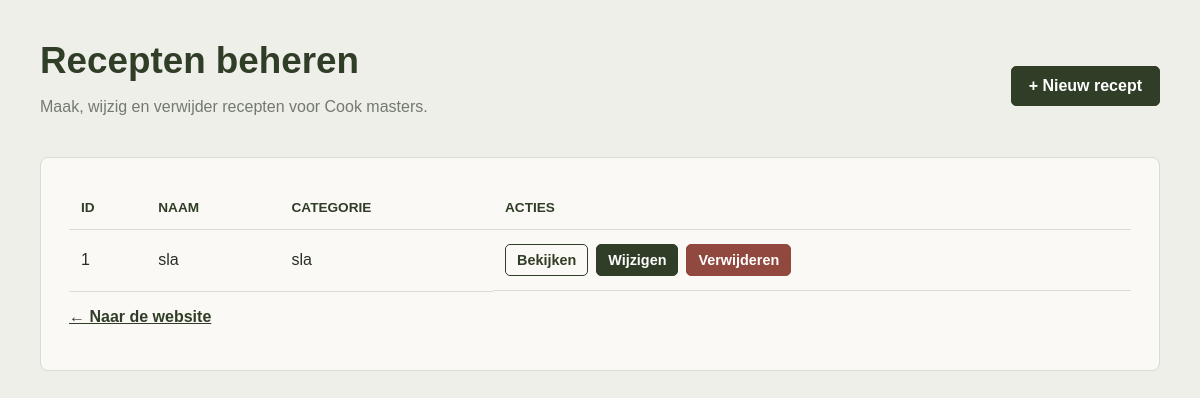
The app's page /dashboard/index.php, older data.
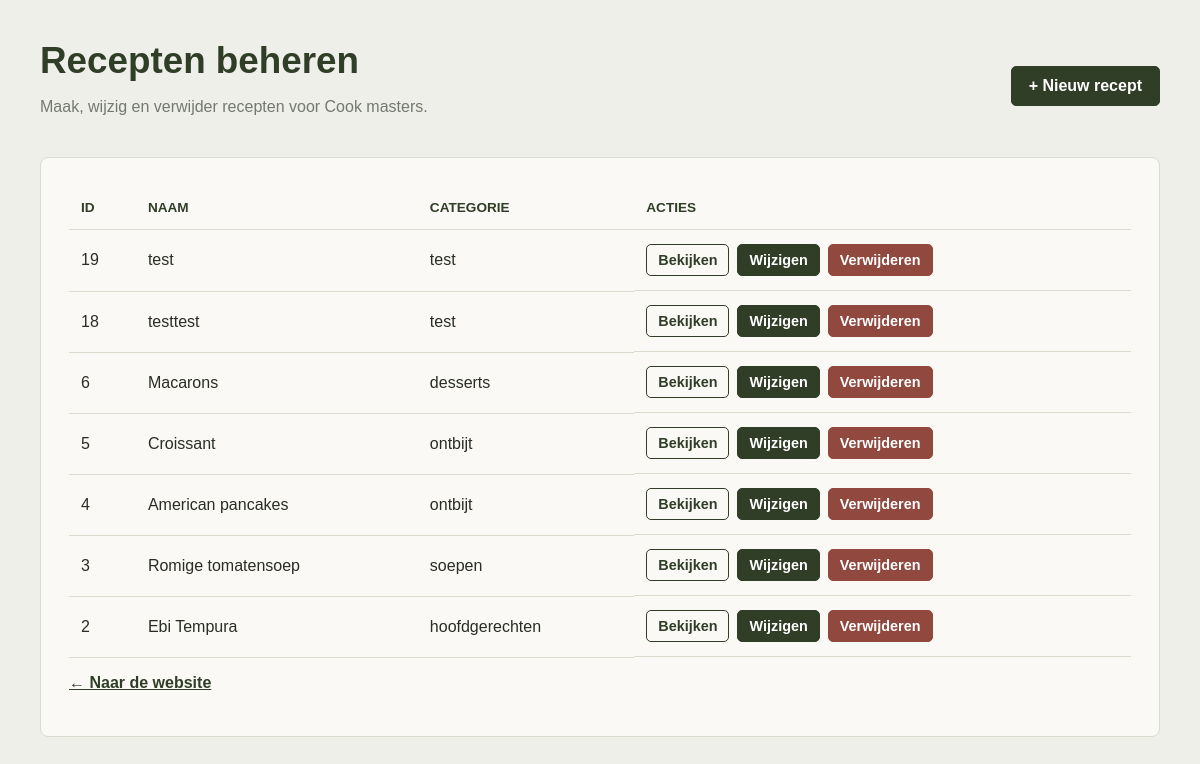
The same page, newer data.
### tables this page shows
CREATE TABLE "CRUD"
(
    ID           integer not null
        constraint Primary_Key
            primary key autoincrement,
    Name         TEXT    not null,
    Categorie    TEXT    not null,
    Benodigheden TEXT    not null,
    Voorstuk     TEXT    not null,
    StappenPlan  TEXT    not null,
    EindTekst    TEXT    not null
, Image TEXT NOT NULL DEFAULT '');

### dashboard/index.php (the view, shortened to what this page needs)
<?php
require_once __DIR__ . '/../database.php';
$recipes = $db->query('SELECT * FROM CRUD ORDER BY ID DESC')->fetchAll();
?>
<!doctype html>
<html lang="nl">
<head><meta charset="UTF-8"><meta name="viewport" content="width=device-width, initial-scale=1.0"><title>Recepten beheren</title><link rel="stylesheet" href="dashboard.css"></head>
<body>
<main class="dashboard-shell">
    <header class="dashboard-header"><div><h1>Recepten beheren</h1><p class="muted">Maak, wijzig en verwijder recepten voor Cook masters.</p></div><a class="button" href="Create/index.php">+ Nieuw recept</a></header>
    <div class="panel">
    <table class="recipe-table">
        <tr><th>ID</th><th>Naam</th><th>Categorie</th><th>Acties</th></tr>
        <?php foreach ($recipes as $recipe): ?>
            <tr>
                <td><?= (int) $recipe['ID'] ?></td>
                <td><?= htmlspecialchars($recipe['Name']) ?></td>
                <td><?= htmlspecialchars($recipe['Categorie']) ?></td>
                <td class="actions">
                    <a class="button button-small button-secondary" href="Read/index.php?id=<?= (int) $recipe['ID'] ?>">Bekijken</a>
                    <a class="button button-small" href="Update/index.php?id=<?= (int) $recipe['ID'] ?>">Wijzigen</a>
                    <a class="button button-small button-danger" href="Delete/index.php?id=<?= (int) $recipe['ID'] ?>">Verwijderen</a>
                </td>
            </tr>
        <?php endforeach; ?>
    </table>
    <p><a href="../recepten.php">← Naar de website</a></p>
    </div>
</main>
</body>
</html>

Row changes from the older to the newer data that the page shows:
removed crud: ID "1", Name "sla", Categorie "sla"
added crud: ID "19", Name "test", Categorie "test"
added crud: ID "18", Name "testtest", Categorie "test"
added crud: ID "6", Name "Macarons", Categorie "desserts"
added crud: ID "5", Name "Croissant", Categorie "ontbijt"
added crud: ID "4", Name "American pancakes", Categorie "ontbijt"
added crud: ID "3", Name "Romige tomatensoep", Categorie "soepen"
added crud: ID "2", Name "Ebi Tempura", Categorie "hoofdgerechten"
